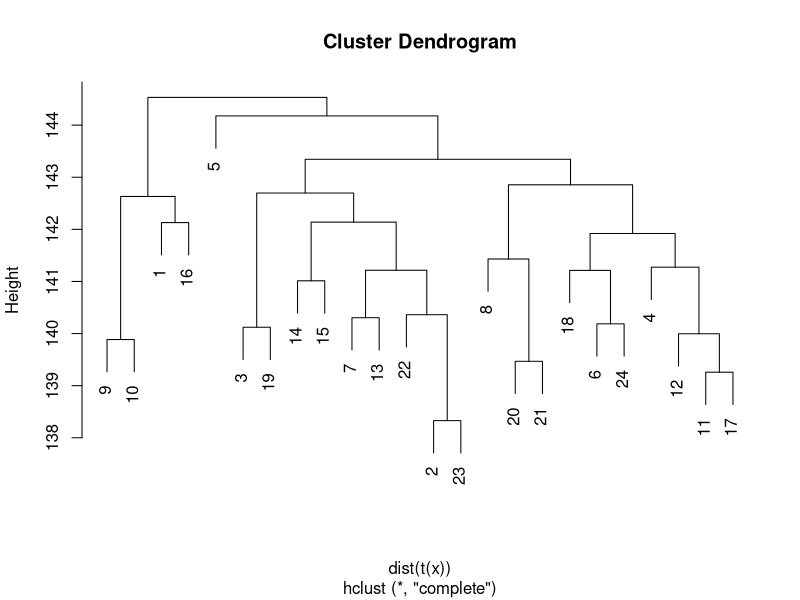
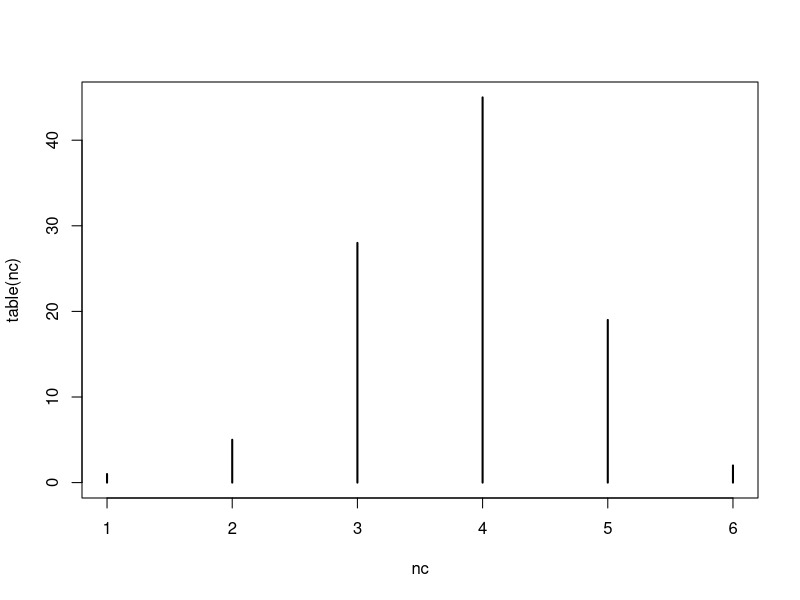

Recreate these plots in R, in order. (Note: this script raises an error after producing the figures.)
set.seed(1)
m = 10000
n = 24
x = matrix(rnorm(m*n),m,n)
colnames(x)=1:n

#Question 1 plot dendrogram from hclust to see which pairs of samples are furthest 
hc = hclust(dist(t(x)))
plot(hc)
#furthest = 17,9 ?

#Question 2
set.seed(1)
B = 100
nc = replicate(B,{
  x=matrix(rnorm(m*n),m,n)
  hc = hclust(dist(t(x)))
  length(unique(cutree(hc,h=143)))
})

plot(table(nc))
popsd(nc) #Standard error of this random variable


